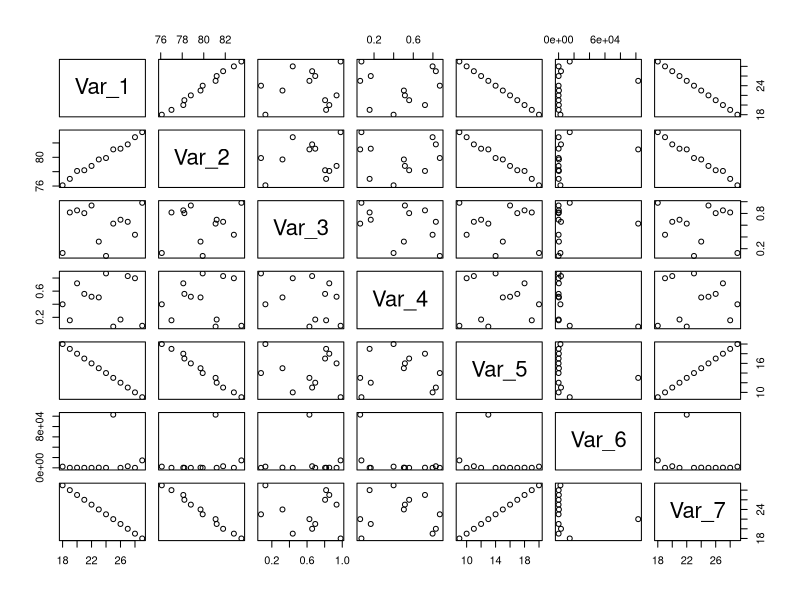
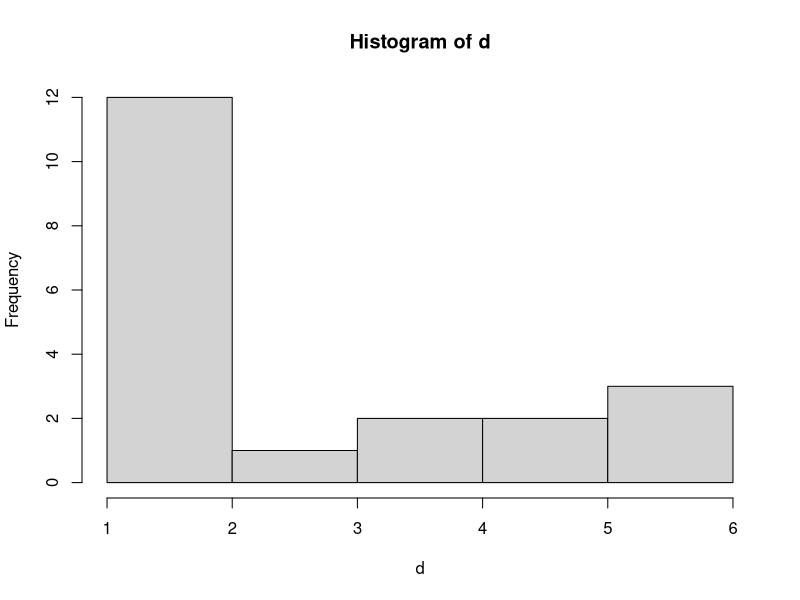
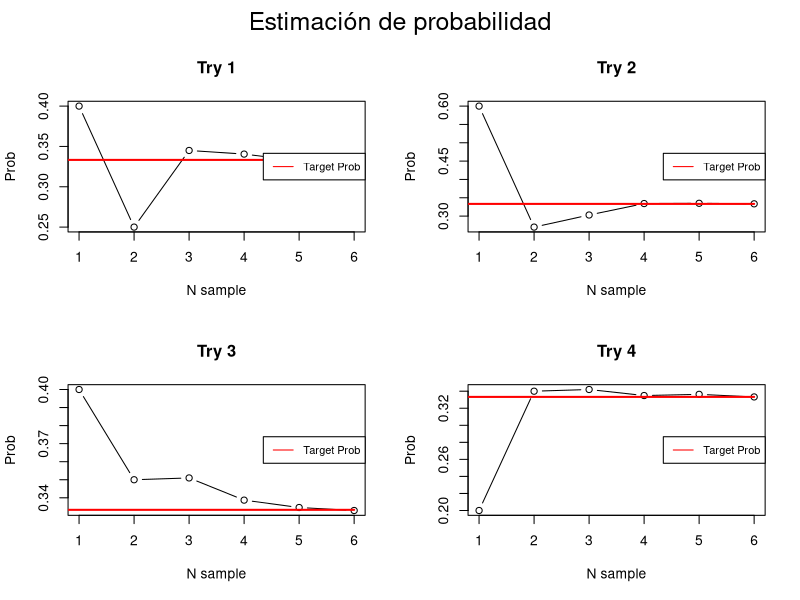

Source code (R) for these figures, in order:
setwd("/Users/isajarspector/Desktop/algoTrading/Clase 03")
data_cor <- read.csv("data//Correlacion.csv",header=T,sep=",")
var_1 <- as.numeric(data_cor$Var_1)
var_2 <- as.numeric(data_cor$Var_2)
var_3 <- as.numeric(data_cor$Var_3)
var_4 <- as.numeric(data_cor$Var_4) 
var_5 <- as.numeric(data_cor$Var_5) 
var_6 <- as.numeric(data_cor$Var_6) 
var_7 <- as.numeric(data_cor$Var_7)

cor(var_1,var_2)

pairs(data_cor)

d<-sample(1:6,20,replace=TRUE)
hist(d)

row_names <- c("10", "100", "1K", "10K", "100K", "1000K")
col_name <- c("0", "1","2","Prob")

# crea un vector constante 
a <- rep(0,6)
# lo pasa a columna
d <- cbind(a,a,a,a)
# lo convierte en data frame
res <- data.frame(d,row.names = row_names)
res2 <- data.frame(d,row.names = row_names)
res3 <- data.frame(d,row.names = row_names)
res4 <- data.frame(d,row.names = row_names)
# renombra las columnas
colnames(res) <- col_name
colnames(res2) <- col_name
colnames(res3) <- col_name
colnames(res4) <- col_name



for(i in 1:6) {
  n <- 10 ** i
  res[i,1:3] = as.vector(table(sample(0:2,n,replace=TRUE)))
  res2[i,1:3] = as.vector(table(sample(0:2,n,replace=TRUE)))
  res3[i,1:3] = as.vector(table(sample(0:2,n,replace=TRUE)))
  res4[i,1:3] = as.vector(table(sample(0:2,n,replace=TRUE)))
  res$Prob[i] = res[i,1] / n
  res2$Prob[i] = res2[i,1] / n
  res3$Prob[i] = res3[i,1] / n
  res4$Prob[i] = res4[i,1] / n
}

res
# set the plotting area into a 2*2 array
par(mfrow=c(2,2),oma = c(0, 0, 2, 0))

#PLOT 1
plot(res$Prob,ylab = "Prob", xlab = "N sample", type = "b", main = "Try 1")
lines(x=c(0,6),y=c(1/3,1/3),co="red",lwd=2)
legend("right", legend="Target Prob",
       col="red", lty=1:2, cex=0.8)

#PLOT 2
plot(res2$Prob,ylab = "Prob", xlab = "N sample", type = "b", main =  "Try 2")
lines(x=c(0,6),y=c(1/3,1/3),co="red",lwd=2)
legend("right", legend="Target Prob",
       col="red", lty=1:2, cex=0.8)

#PLOT 3
plot(res3$Prob,ylab = "Prob", xlab = "N sample", type = "b", main = "Try 3")
lines(x=c(0,6),y=c(1/3,1/3),co="red",lwd=2)
legend("right", legend="Target Prob",
       col="red", lty=1:2, cex=0.8)
#PLOT 4
plot(res4$Prob,ylab = "Prob", xlab = "N sample", type = "b", main =  "Try 4")
lines(x=c(0,6),y=c(1/3,1/3),co="red",lwd=2)
legend("right", legend="Target Prob",
       col="red", lty=1:2, cex=0.8)

mtext("Estimación de probabilidad", outer = TRUE, cex = 1.5)



